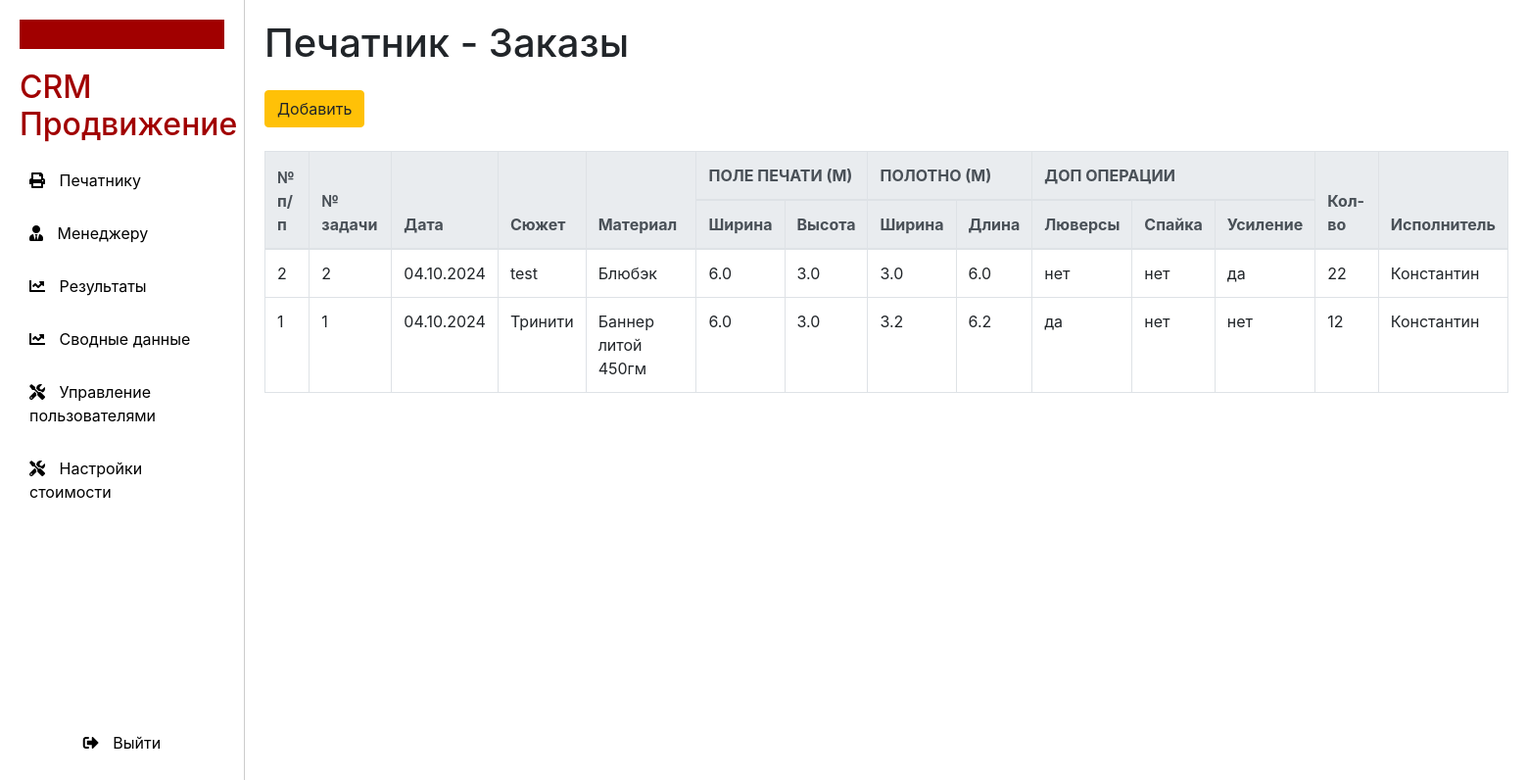
Before: /printer (signed in) with the older database file.
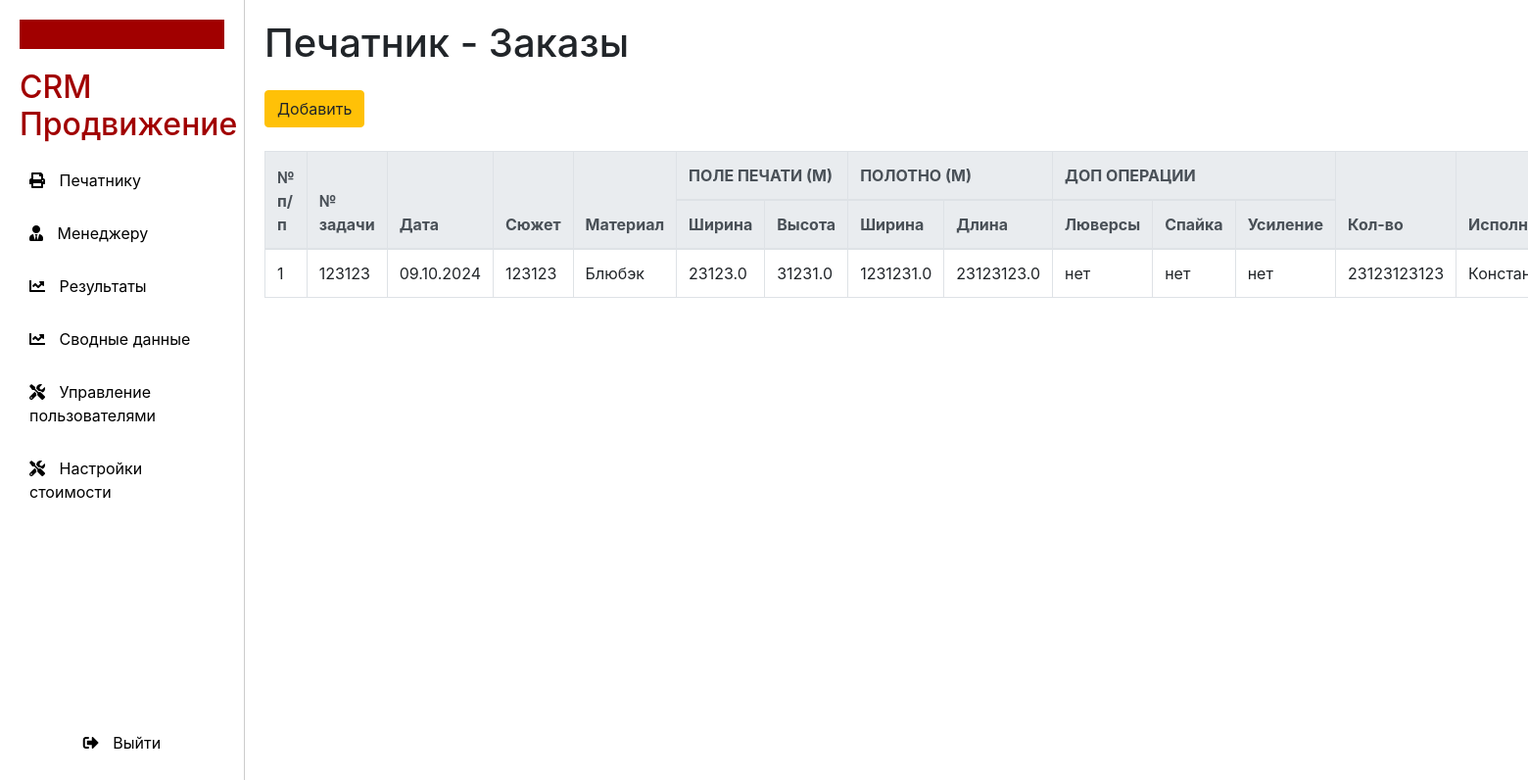
After: the same page with the newer database file.
### models.py (models this page shows)
class Order(Base):
    __tablename__ = 'orders'
    id = Column(Integer, primary_key=True, autoincrement=True)
    task_number = Column(Integer, nullable=False)
    date = Column(Date, nullable=False)
    subject = Column(String, nullable=False)
    material = Column(String, nullable=False)
    quantity = Column(Integer, nullable=False)
    performer = Column(String, nullable=False)
    print_width = Column(Float, nullable=False)
    print_height = Column(Float, nullable=False)
    canvas_width = Column(Float, nullable=False)
    canvas_length = Column(Float, nullable=False)
    eyelets = Column(String, nullable=False)
    spike = Column(String, nullable=False)
    reinforcement = Column(String, nullable=False)
    customer = Column(String, nullable=True)
    price_per_unit = Column(Integer, nullable=True)
    total_amount = Column(Integer, nullable=True)
    result: Mapped["Result"] = relationship(back_populates="order")

### main.py (the view)
@app.get("/printer", response_class=HTMLResponse)
async def printer_page(
        request: Request,
        db: Session = Depends(get_db),
        current_user: User = Depends(get_current_user)
):
    check_role_access(current_user, {Role.printer, Role.superuser, Role.admin})
    orders = db.query(Order).order_by(Order.id.desc()).all()
    return templates.TemplateResponse("printer.html",
                                      {"request": request,
                                       "orders": orders,
                                       "current_user": current_user,
                                       "role": current_user.role.value, })

### templates/printer.html (shortened to what this page needs)
{% extends "layout.html" %}
{% block result %}
<div class="content">
    <h1>Печатник - Заказы</h1>
    <button class="btn btn-warning mt-3">Добавить</button>
    <table class="table table-bordered mt-4">
        <thead class="thead-light">
        <tr>
            <th rowspan="2">№ п/п</th>
            <th rowspan="2">№ задачи</th>
            <th rowspan="2">Дата</th>
            <th rowspan="2">Сюжет</th>
            <th rowspan="2">Материал</th>
            <th colspan="2">ПОЛЕ ПЕЧАТИ (М)</th>
            <th colspan="2">ПОЛОТНО (М)</th>
            <th colspan="3">ДОП ОПЕРАЦИИ</th>
            <th rowspan="2">Кол-во</th>
            <th rowspan="2">Исполнитель</th>
        </tr>
        <tr>
            <th>Ширина</th>
            <th>Высота</th>
            <th>Ширина</th>
            <th>Длина</th>
            <th>Люверсы</th>
            <th>Спайка</th>
            <th>Усиление</th>
        </tr>
        </thead>
        {% if orders %}
        <tbody>
        {% for order in orders %}
        <tr>
            <td>{{ order.id }}</td>
            <td>{{ order.task_number }}</td>
            <td>{{ order.date.strftime("%d.%m.%Y") }}</td>
            <td>{{ order.subject }}</td>
            <td>{{ order.material }}</td>
            <td>{{ order.print_width }}</td>
            <td>{{ order.print_height }}</td>
            <td>{{ order.canvas_width }}</td>
            <td>{{ order.canvas_length }}</td>
            <td>{{ order.eyelets }}</td>
            <td>{{ order.spike }}</td>
            <td>{{ order.reinforcement }}</td>
            <td>{{ order.quantity }}</td>
            <td>{{ order.performer }}</td>
        </tr>
        {% endfor %}
        </tbody>
        {% else %}
        <tr>
            <td colspan="14">Нет доступных заказов</td>
        </tr>
        {% endif %}
    </table>
</div>
{% endblock %}

### templates/layout.html (shortened to what this page needs)
<!DOCTYPE html>
<html lang="ru">
<head>
    <link href="https://stackpath.bootstrapcdn.com/bootstrap/4.5.2/css/bootstrap.min.css" rel="stylesheet">
    <link rel="stylesheet" href="https://cdnjs.cloudflare.com/ajax/libs/font-awesome/5.15.4/css/all.min.css">
</head>
<body>
{% include 'sidebar.html' %}
{% block result %}
{% endblock %}
</body>
</html>

### templates/sidebar.html (shortened to what this page needs)
<div class="sidebar">
    <div class="top-strip"></div>
    <h2>CRM Продвижение</h2>
    <ul class="nav flex-column" style="flex-grow: 1; list-style-type: none; padding: 0;">
        {% if role == 'Печатник' %}
        <li class="nav-item">
            <a class="nav-link" href="/printer">
                <i class="fas fa-print"></i> Печатнику
            </a>
        </li>
        {% elif role == 'Менеджер' %}
        <li class="nav-item">
            <a class="nav-link" href="/manager">
                <i class="fas fa-user-tie"></i> Менеджеру
            </a>
        </li>
        {% elif role == 'Администратор' or role == 'Суперпользователь' %}
        <li class="nav-item">
            <a class="nav-link" href="/printer">
                <i class="fas fa-print"></i> Печатнику
            </a>
        </li>
        <li class="nav-item">
            <a class="nav-link" href="/manager">
                <i class="fas fa-user-tie"></i> Менеджеру
            </a>
        </li>
        <li class="nav-item">
            <a class="nav-link" href="/results">
                <i class="fas fa-chart-line"></i> Результаты
            </a>
        </li>
        <li class="nav-item">
            <a class="nav-link" href="/summary">
                <i class="fas fa-chart-line"></i> Сводные данные
            </a>
        </li>
        <li class="nav-item">
            <a class="nav-link" href="/admin">
                <i class="fas fa-tools"></i> Управление пользователями
            </a>
        </li>
        <li class="nav-item">
            <a class="nav-link" href="/settings">
                <i class="fas fa-tools"></i> Настройки стоимости
            </a>
        </li>
        {% endif %}
    </ul>
    <form action="/logout" method="post" style="display: inline;">
        <button type="submit" class="nav-link exit-link" style="border: none; background: none; cursor: pointer;">
            <i class="fas fa-sign-out-alt"></i> Выйти
        </button>
    </form>
</div>

### templates/layout.html (style rules this page uses)
body { display: flex; min-height: 100vh; margin: 0; }
.content { flex: 1; padding: 20px; }
.sidebar { background-color: #000; color: white; height: 100vh; padding: 20px; }
.nav-link { color: white; }
.nav-link i { margin-right: 10px; }

### templates/sidebar.html (style rules this page uses)
.sidebar { background-color: #ffffff; padding: 20px; height: 100vh; color: #000; width: 250px; display: flex; flex-direction: column; border-right: 1px solid #ccc; }
.top-strip { background-color: #a10000; height: 30px; width: 100%; margin-bottom: 20px; }
h2 { color: #a10000; margin: 0 0 15px; }
.nav { flex-grow: 1; overflow-y: auto; padding: 0; margin: 0; list-style-type: none; }
.nav-link { color: #000; text-decoration: none; display: inline-block; width: 100%; padding: 10px; }
.nav-item { margin-bottom: 10px; }
.exit-link { background-color: #c30000; text-align: center; margin-top: auto; }

Changed rows visible on the page:
removed Order: id "2", task_number "2", date "04.10.2024", subject "test", material "Блюбэк", print_width "6.0", print_height "3.0", canvas_width "3.0", canvas_length "6.0", eyelets "нет", spike "нет", reinforcement "да", quantity "22", performer "Константин"
changed Order "нет": task_number "1" → "123123"; date "04.10.2024" → "09.10.2024"; subject "Тринити" → "123123"; material "Баннер литой 450гм" → "Блюбэк"; print_width "6.0" → "23123.0"; print_height "3.0" → "31231.0"; canvas_width "3.2" → "1231231.0"; canvas_length "6.2" → "23123123.0"; eyelets "да" → "нет"; quantity "12" → "23123123123"
